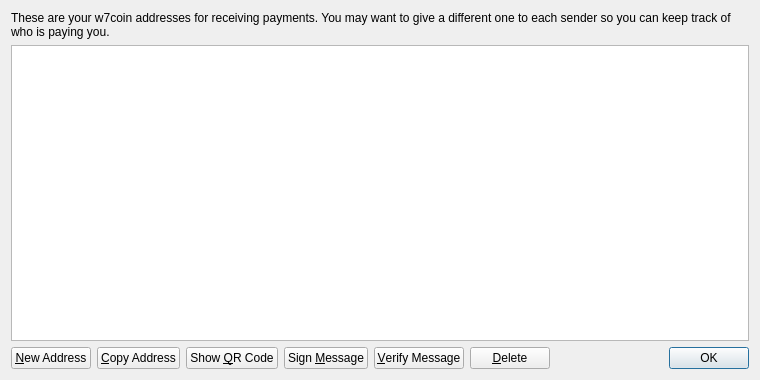
<?xml version="1.0" encoding="UTF-8"?>
<ui version="4.0">
 <class>AddressBookPage</class>
 <widget class="QWidget" name="AddressBookPage">
  <property name="geometry">
   <rect>
    <x>0</x>
    <y>0</y>
    <width>760</width>
    <height>380</height>
   </rect>
  </property>
  <property name="windowTitle">
   <string>Address Book</string>
  </property>
  <layout class="QVBoxLayout" name="verticalLayout">
   <item>
    <widget class="QLabel" name="labelExplanation">
     <property name="text">
      <string>These are your w7coin addresses for receiving payments. You may want to give a different one to each sender so you can keep track of who is paying you.</string>
     </property>
     <property name="textFormat">
      <enum>Qt::PlainText</enum>
     </property>
     <property name="wordWrap">
      <bool>true</bool>
     </property>
    </widget>
   </item>
   <item>
    <widget class="QTableView" name="tableView">
     <property name="contextMenuPolicy">
      <enum>Qt::CustomContextMenu</enum>
     </property>
     <property name="toolTip">
      <string>Double-click to edit address or label</string>
     </property>
     <property name="tabKeyNavigation">
      <bool>false</bool>
     </property>
     <property name="alternatingRowColors">
      <bool>true</bool>
     </property>
     <property name="selectionMode">
      <enum>QAbstractItemView::SingleSelection</enum>
     </property>
     <property name="selectionBehavior">
      <enum>QAbstractItemView::SelectRows</enum>
     </property>
     <property name="sortingEnabled">
      <bool>true</bool>
     </property>
     <attribute name="verticalHeaderVisible">
      <bool>false</bool>
     </attribute>
    </widget>
   </item>
   <item>
    <layout class="QHBoxLayout" name="horizontalLayout">
     <item>
      <widget class="QPushButton" name="newAddressButton">
       <property name="toolTip">
        <string>Create a new address</string>
       </property>
       <property name="text">
        <string>&amp;New Address</string>
       </property>
       <property name="icon">
        <iconset resource="../bitcoin.qrc">
         <normaloff>:/icons/add</normaloff>:/icons/add</iconset>
       </property>
      </widget>
     </item>
     <item>
      <widget class="QPushButton" name="copyToClipboard">
       <property name="toolTip">
        <string>Copy the currently selected address to the system clipboard</string>
       </property>
       <property name="text">
        <string>&amp;Copy Address</string>
       </property>
       <property name="icon">
        <iconset resource="../bitcoin.qrc">
         <normaloff>:/icons/editcopy</normaloff>:/icons/editcopy</iconset>
       </property>
      </widget>
     </item>
     <item>
      <widget class="QPushButton" name="showQRCode">
       <property name="text">
        <string>Show &amp;QR Code</string>
       </property>
       <property name="icon">
        <iconset resource="../bitcoin.qrc">
         <normaloff>:/icons/qrcode</normaloff>:/icons/qrcode</iconset>
       </property>
      </widget>
     </item>
     <item>
      <widget class="QPushButton" name="signMessage">
       <property name="toolTip">
        <string>Sign a message to prove you own a w7coin address</string>
       </property>
       <property name="text">
        <string>Sign &amp;Message</string>
       </property>
       <property name="icon">
        <iconset resource="../bitcoin.qrc">
         <normaloff>:/icons/edit</normaloff>:/icons/edit</iconset>
       </property>
      </widget>
     </item>
     <item>
      <widget class="QPushButton" name="verifyMessage">
       <property name="toolTip">
        <string>Verify a message to ensure it was signed with a specified w7coin address</string>
       </property>
       <property name="text">
        <string>&amp;Verify Message</string>
       </property>
       <property name="icon">
        <iconset resource="../bitcoin.qrc">
         <normaloff>:/icons/transaction_0</normaloff>:/icons/transaction_0</iconset>
       </property>
      </widget>
     </item>
     <item>
      <widget class="QPushButton" name="deleteButton">
       <property name="toolTip">
        <string>Delete the currently selected address from the list</string>
       </property>
       <property name="text">
        <string>&amp;Delete</string>
       </property>
       <property name="icon">
        <iconset resource="../bitcoin.qrc">
         <normaloff>:/icons/remove</normaloff>:/icons/remove</iconset>
       </property>
      </widget>
     </item>
     <item>
      <spacer name="horizontalSpacer">
       <property name="orientation">
        <enum>Qt::Horizontal</enum>
       </property>
       <property name="sizeHint" stdset="0">
        <size>
         <width>40</width>
         <height>20</height>
        </size>
       </property>
      </spacer>
     </item>
     <item>
      <widget class="QDialogButtonBox" name="buttonBox">
       <property name="sizePolicy">
        <sizepolicy hsizetype="Maximum" vsizetype="Fixed">
         <horstretch>0</horstretch>
         <verstretch>0</verstretch>
        </sizepolicy>
       </property>
       <property name="standardButtons">
        <set>QDialogButtonBox::Ok</set>
       </property>
      </widget>
     </item>
    </layout>
   </item>
  </layout>
 </widget>
 <resources>
  <include location="../bitcoin.qrc"/>
 </resources>
 <connections/>
</ui>
